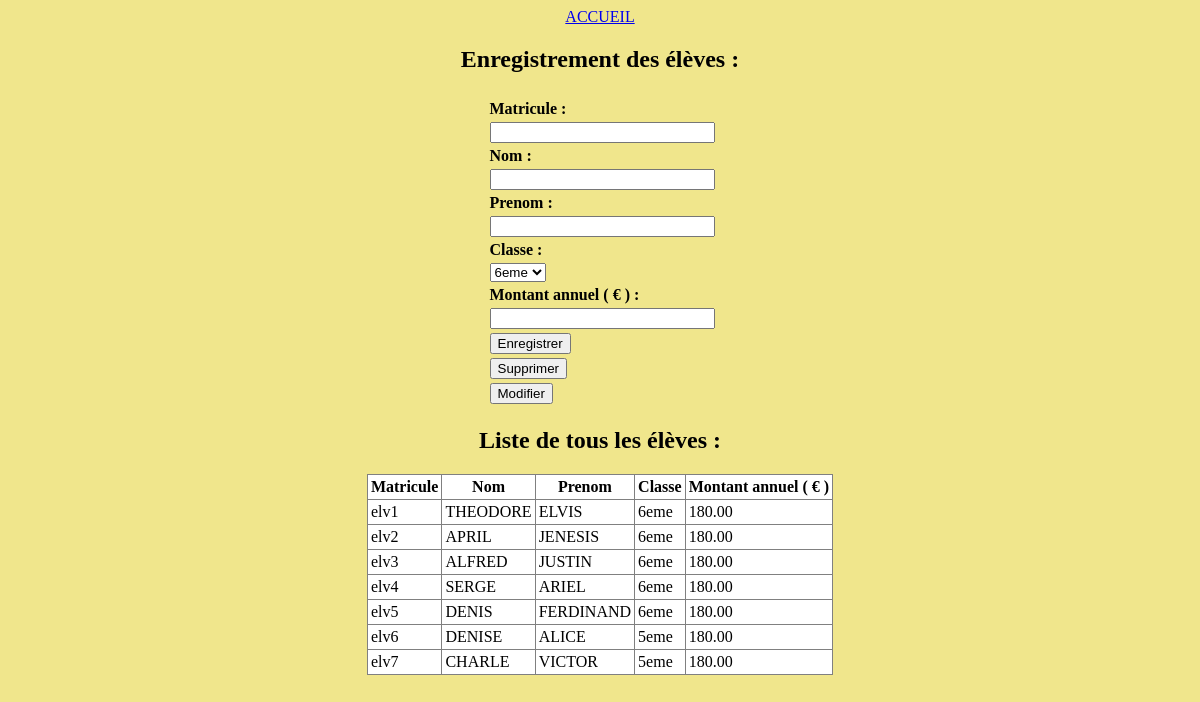
Screenshot of /eleve.php with the database file from the repository.
### tables this page shows
CREATE TABLE IF NOT EXISTS `eleve` (
  `matricule` varchar(10) NOT NULL,
  `nom` varchar(20) NOT NULL,
  `prenom` varchar(20) NOT NULL,
  `classe` varchar(20) NOT NULL,
  `mta` decimal(6,2) NOT NULL,
  PRIMARY KEY (`matricule`)
);

### eleve.php (the view, shortened to what this page needs)
<?php
$servername = "localhost";
$username = "root";
$password = "";
$dbname = "dbscolarite";
$conn = mysqli_connect($servername, $username, $password, $dbname);
$mess='';
?>
<?php
$mat=@$_POST['matricule'];
$nom=@$_POST['nom'];
$prenom=@$_POST['prenom'];
$montan=@$_POST['montan'];
?>
<!DOCTYPE html>
<html>
<head>
	<link rel="stylesheet" type="text/css" href="cssfile.css">
</head>
<body>
	<div align="center">
		<a href="index.php">ACCUEIL</a>
			<h2>Enregistrement des élèves :</h2>
<form action="<?php echo htmlspecialchars($_SERVER["PHP_SELF"]) ?>" method="POST" >
  <table align="">
     <tr ><td></td><td> <?php print $mess;?></td></tr>
    <tr><td></td><td><strong >Matricule :</strong></td></tr>
   <tr><td></td><td><input type="text" name="matricule" value="<?php print $mat;?>"  size="25"  ></td></tr>
   <tr><td></td><td><strong>Nom  :</strong></td></tr>
   <tr><td></td><td><input type="text" name="nom" class="champ" value="<?php print $nom;?>" size="25"></td></tr>
   <tr><td></td><td><strong>Prenom :</strong></td></tr>
   <tr><td></td><td><input type="text" name="prenom" class="champ" value="<?php print $prenom;?>"size="25"></td></tr>
   <tr><td></td><td><strong>Classe :</strong></td></tr>
  <tr><td></td><td><select name="classe" id="classe"  >
         <option  value="6eme">6eme</option>
     </select></td></tr>
   <tr><td></td><td><strong>Montant annuel ( € ) :</strong></td></tr>
   <tr><td></td><td><input type="text" name="montan" class="champ" value="<?php print $montan;?>" size="25"></td></tr>
      <tr><td></td><td><input type="submit" name="boutadd" value="Enregistrer" class="bouton" ></td></tr>
       <tr><td></td><td><input type="submit" name="boutsupp" value="Supprimer" class="bouton" ></td></tr>
        <tr><td></td><td><input type="submit" name="boutmod" value="Modifier" class="bouton" ></td></tr>
  </table>
   </form>
  <h2>Liste de tous les élèves :</h2>
	<?php
  $qq2=mysqli_query($conn,"select * from eleve ");
  print'<table border="1" class="tab"><tr><th>Matricule</th><th>Nom</th>
  <th>Prenom</th><th>Classe</th><th>Montant annuel ( € )</th></tr>';
	while($rst2=mysqli_fetch_assoc($qq2)){
	 print"<tr>";
	         echo"<td>".$rst2['matricule']."</td>";
	         echo"<td>".$rst2['nom']."</td>";
	         echo"<td>".$rst2['prenom']."</td>";
	         echo"<td>".$rst2['classe']."</td>";
	         echo"<td>".$rst2['mta']."</td>";
	         }
  ?>
	</div>
</body>
</html>

### cssfile.css (style rules this page uses)
body { background-color: #f0e68c; }
.tab td,th { background-color: white; padding: 3px; }
.tab { border-collapse: collapse; }

### rows the page displays
eleve: matricule "elv1", nom "THEODORE", prenom "ELVIS", classe "6eme", mta "180.00"
eleve: matricule "elv2", nom "APRIL", prenom "JENESIS", classe "6eme", mta "180.00"
eleve: matricule "elv3", nom "ALFRED", prenom "JUSTIN", classe "6eme", mta "180.00"
eleve: matricule "elv4", nom "SERGE", prenom "ARIEL", classe "6eme", mta "180.00"
eleve: matricule "elv5", nom "DENIS", prenom "FERDINAND", classe "6eme", mta "180.00"
eleve: matricule "elv6", nom "DENISE", prenom "ALICE", classe "5eme", mta "180.00"
eleve: matricule "elv7", nom "CHARLE", prenom "VICTOR", classe "5eme", mta "180.00"
